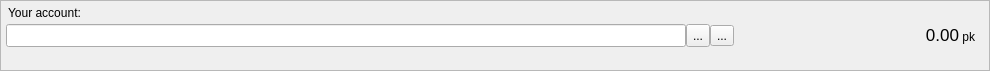
<?xml version="1.0" encoding="UTF-8"?>
<ui version="4.0">
 <class>AccountFrame</class>
 <widget class="QFrame" name="AccountFrame">
  <property name="geometry">
   <rect>
    <x>0</x>
    <y>0</y>
    <width>990</width>
    <height>71</height>
   </rect>
  </property>
  <property name="minimumSize">
   <size>
    <width>0</width>
    <height>70</height>
   </size>
  </property>
  <property name="maximumSize">
   <size>
    <width>16777215</width>
    <height>71</height>
   </size>
  </property>
  <property name="windowTitle">
   <string>Frame</string>
  </property>
  <property name="frameShape">
   <enum>QFrame::StyledPanel</enum>
  </property>
  <property name="frameShadow">
   <enum>QFrame::Plain</enum>
  </property>
  <layout class="QHBoxLayout" name="horizontalLayout_3">
   <property name="spacing">
    <number>0</number>
   </property>
   <property name="leftMargin">
    <number>5</number>
   </property>
   <property name="topMargin">
    <number>0</number>
   </property>
   <property name="rightMargin">
    <number>5</number>
   </property>
   <property name="bottomMargin">
    <number>0</number>
   </property>
   <item>
    <layout class="QVBoxLayout" name="verticalLayout_3">
     <property name="spacing">
      <number>1</number>
     </property>
     <property name="leftMargin">
      <number>0</number>
     </property>
     <property name="rightMargin">
      <number>0</number>
     </property>
     <item>
      <widget class="QLabel" name="label">
       <property name="minimumSize">
        <size>
         <width>0</width>
         <height>20</height>
        </size>
       </property>
       <property name="maximumSize">
        <size>
         <width>16777215</width>
         <height>20</height>
        </size>
       </property>
       <property name="text">
        <string>Your account:</string>
       </property>
       <property name="alignment">
        <set>Qt::AlignBottom|Qt::AlignLeading|Qt::AlignLeft</set>
       </property>
       <property name="margin">
        <number>0</number>
       </property>
       <property name="indent">
        <number>2</number>
       </property>
      </widget>
     </item>
     <item>
      <layout class="QHBoxLayout" name="horizontalLayout">
       <property name="spacing">
        <number>0</number>
       </property>
       <property name="bottomMargin">
        <number>0</number>
       </property>
       <item>
        <widget class="QLineEdit" name="m_addressEdit">
         <property name="sizePolicy">
          <sizepolicy hsizetype="Expanding" vsizetype="Fixed">
           <horstretch>0</horstretch>
           <verstretch>0</verstretch>
          </sizepolicy>
         </property>
         <property name="minimumSize">
          <size>
           <width>0</width>
           <height>23</height>
          </size>
         </property>
         <property name="maximumSize">
          <size>
           <width>680</width>
           <height>23</height>
          </size>
         </property>
         <property name="font">
          <font>
           <family>MS Shell Dlg 2</family>
           <pointsize>12</pointsize>
           <weight>75</weight>
           <bold>true</bold>
          </font>
         </property>
         <property name="focusPolicy">
          <enum>Qt::NoFocus</enum>
         </property>
         <property name="toolTip">
          <string>Your receiving address</string>
         </property>
         <property name="whatsThis">
          <string>This is your account address</string>
         </property>
         <property name="styleSheet">
          <string notr="true"/>
         </property>
         <property name="readOnly">
          <bool>true</bool>
         </property>
        </widget>
       </item>
       <item>
        <widget class="QToolButton" name="m_copyButton">
         <property name="minimumSize">
          <size>
           <width>0</width>
           <height>23</height>
          </size>
         </property>
         <property name="toolTip">
          <string>Copy address</string>
         </property>
         <property name="statusTip">
          <string/>
         </property>
         <property name="whatsThis">
          <string/>
         </property>
         <property name="text">
          <string>...</string>
         </property>
         <property name="icon">
          <iconset resource="../../resources.qrc">
           <normaloff>:/icons/copy</normaloff>:/icons/copy</iconset>
         </property>
        </widget>
       </item>
       <item>
        <widget class="QToolButton" name="m_qrButton">
         <property name="toolTip">
          <string>Show QR code</string>
         </property>
         <property name="statusTip">
          <string/>
         </property>
         <property name="text">
          <string>...</string>
         </property>
         <property name="icon">
          <iconset resource="../../resources.qrc">
           <normaloff>:/icons/qrcode</normaloff>:/icons/qrcode</iconset>
         </property>
        </widget>
       </item>
       <item>
        <widget class="QLabel" name="totalBalance">
         <property name="font">
          <font>
           <pointsize>13</pointsize>
          </font>
         </property>
         <property name="toolTip">
          <string>Total balance</string>
         </property>
         <property name="statusTip">
          <string>Total balance</string>
         </property>
         <property name="text">
          <string>0.00</string>
         </property>
         <property name="alignment">
          <set>Qt::AlignRight|Qt::AlignTrailing|Qt::AlignVCenter</set>
         </property>
         <property name="margin">
          <number>0</number>
         </property>
         <property name="textInteractionFlags">
          <set>Qt::TextSelectableByMouse</set>
         </property>
        </widget>
       </item>
       <item>
        <widget class="QLabel" name="label_2">
         <property name="sizePolicy">
          <sizepolicy hsizetype="Preferred" vsizetype="Fixed">
           <horstretch>0</horstretch>
           <verstretch>0</verstretch>
          </sizepolicy>
         </property>
         <property name="minimumSize">
          <size>
           <width>25</width>
           <height>18</height>
          </size>
         </property>
         <property name="maximumSize">
          <size>
           <width>25</width>
           <height>18</height>
          </size>
         </property>
         <property name="baseSize">
          <size>
           <width>25</width>
           <height>18</height>
          </size>
         </property>
         <property name="text">
          <string> pk</string>
         </property>
         <property name="alignment">
          <set>Qt::AlignBottom|Qt::AlignLeading|Qt::AlignLeft</set>
         </property>
         <property name="margin">
          <number>0</number>
         </property>
        </widget>
       </item>
      </layout>
     </item>
     <item>
      <widget class="QLabel" name="addressStatusLabel">
       <property name="minimumSize">
        <size>
         <width>0</width>
         <height>20</height>
        </size>
       </property>
       <property name="maximumSize">
        <size>
         <width>16777215</width>
         <height>20</height>
        </size>
       </property>
       <property name="text">
        <string/>
       </property>
       <property name="alignment">
        <set>Qt::AlignLeading|Qt::AlignLeft|Qt::AlignTop</set>
       </property>
       <property name="margin">
        <number>0</number>
       </property>
       <property name="indent">
        <number>2</number>
       </property>
      </widget>
     </item>
    </layout>
   </item>
  </layout>
 </widget>
 <resources>
  <include location="../../resources.qrc"/>
 </resources>
 <connections>
  <connection>
   <sender>m_copyButton</sender>
   <signal>clicked()</signal>
   <receiver>AccountFrame</receiver>
   <slot>copyAddress()</slot>
   <hints>
    <hint type="sourcelabel">
     <x>818</x>
     <y>26</y>
    </hint>
    <hint type="destinationlabel">
     <x>422</x>
     <y>295</y>
    </hint>
   </hints>
  </connection>
  <connection>
   <sender>m_qrButton</sender>
   <signal>clicked()</signal>
   <receiver>AccountFrame</receiver>
   <slot>showQR()</slot>
   <hints>
    <hint type="sourcelabel">
     <x>802</x>
     <y>34</y>
    </hint>
    <hint type="destinationlabel">
     <x>494</x>
     <y>35</y>
    </hint>
   </hints>
  </connection>
 </connections>
 <slots>
  <slot>copyAddress()</slot>
 </slots>
</ui>
